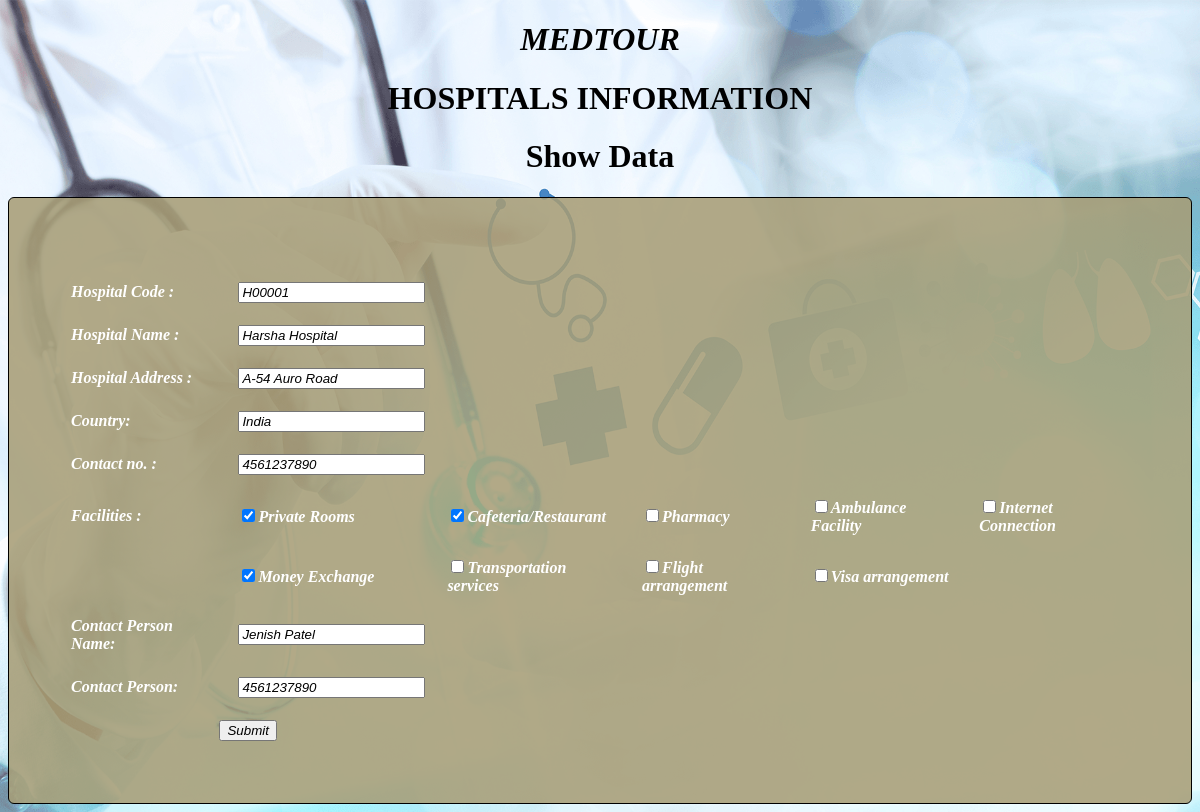
/Project/HospitalsEditDetails.php?HName=Harsha Hospital, run on the app's committed database.
### tables this page shows
CREATE TABLE IF NOT EXISTS `hospitals` (
  `HCode` varchar(6) NOT NULL,
  `HName` varchar(15) NOT NULL,
  `HAddr` varchar(50) NOT NULL,
  `HCountry` varchar(15) NOT NULL,
  `HCont` bigint(20) NOT NULL,
  `HFac` varchar(255) NOT NULL,
  `HContPName` varchar(15) NOT NULL,
  `HContPer` bigint(20) NOT NULL,
  PRIMARY KEY (`HCode`)
);

### Project/HospitalsEditDetails.php (the view, shortened to what this page needs)
<!DOCTYPE HTML>
<html>
<head>
     <link rel="stylesheet" type="text/css" href="css.css" />
</head>
<body>
    <body bgcolor="">
<center>
<marquee><h1 class="impact"style="color:black;"><b><i>MEDTOUR</i></b></h1></marquee>
<h1 class="impact" style="color:black;"><b>HOSPITALS INFORMATION</b></h1>
<h1 class="impact" style="color:black;"><b>Show Data</b></h1>
<table align="center" cellpadding="10" bgcolor="white" style="border:1px solid black" bordercolor="#D7DF01">
<tr>
<td><a href='index.html'></a></td>
</tr>
    <form method="Post" action="HospitalsUpdate.php">
            <?php
            $hname = $_REQUEST['HName'];
            $con = mysql_connect("localhost", "root", "");
            $sql = "select * from `hospitals` where HName='$hname'";
            $result = mysql_query($sql, $con);
            while ($row = mysql_fetch_array($result)) {
                $hcode = $row['HCode'];
                $hname = $row['HName'];
                $haddr = $row['HAddr'];
                $country = $row['HCountry'];
                $hcont = $row['HCont'];
                $fac = $row['HFac'];
                $hfacs = explode(", ", $fac);
                $hcontnm = $row['HContPName'];
            }
            ?>
            <tr>
                <td>Hospital Code :</td>
                <td><input type="text" name="hcode" value="<?php echo $hcode; ?>" /></td>
            </tr>
            <tr>
                <td>Hospital Name :</td>
                <td><input type="text" name="hname" value="<?php echo $hname; ?>" /></td>
            </tr>
            <tr>
                <td>Hospital Address :</td>
                <td><input type="type" name="haddr" value="<?php echo $haddr; ?>" /></td>
            </tr>
            <tr>
                <td>Country:</td>
                <td><input type="text" name="hcountry" value="<?php echo $country; ?>" /></td>
            </tr>
            <tr>
                <td>Contact no. :</td>
                <td><input type="number" name="hcont" value="<?php echo $hcont; ?>" /></td>
            </tr>
            <tr>
                <td>Facilities :</td>
                <td><input type="checkbox" name="fac[]" value="Private Rooms" <?php
                                                                                if (in_array("Private Rooms", $hfacs)) {
                                                                                    echo "checked";
                                                                                }
                                                                                ?>>Private Rooms</td>
                <td><input type="checkbox" name="fac[]" value="Cafeteria/Restaurant" <?php
                                                                                        if (in_array("Cafeteria/Restaurant", $hfacs)) {
                                                                                            echo "checked";
                                                                                        }
                                                                                        ?>>Cafeteria/Restaurant</td>
                <td><input type="checkbox" name="fac[]" value="Pharmacy" <?php
                                                                            if (in_array("Pharmacy", $hfacs)) {
                                                                                echo "checked";
                                                                            }
                                                                            ?>>Pharmacy</td>
                <td><input type="checkbox" name="fac[]" value="Ambulance Facility" <?php
                                                                                    if (in_array("Ambulance Facility", $hfacs)) {
                                                                                        echo "checked";
                                                                                    }
                                                                                    ?>>Ambulance Facility</td>
                <td><input type="checkbox" name="fac[]" value="Internet Connection" <?php
                                                                                    if (in_array("Internet Connection", $hfacs)) {
                                                                                        echo "checked";
                                                                                    }
                                                                                    ?>>Internet Connection</td>
            </tr>
            <tr>
                <td></td>
                <td><input type="checkbox" name="fac[]" value="Money Exchange" <?php
                                                                                if (in_array("Money Exchange", $hfacs)) {
                                                                                    echo "checked";
                                                                                }
                                                                                ?>>Money Exchange</td>
                <td><input type="checkbox" name="fac[]" value="Transportation service" <?php
                                                                                        if (in_array("Transportation service", $hfacs)) {
                                                                                            echo "checked";
                                                                                        };
                                                                                        ?> />Transportation services</td>
                <td><input type="checkbox" name="fac[]" value="Flight arrangement" <?php
                                                                                    if (in_array("Flight arrangement", $hfacs)) {
                                                                                        echo "checked";
                                                                                    };
                                                                                    ?>>Flight arrangement</td>
                <td><input type="checkbox" name="fac[]" value="Visa arrangement" <?php
                                                                                    if (in_array("Visa arrangement", $hfacs)) {
                                                                                        echo "checked";
                                                                                    };
                                                                                    ?> />Visa arrangement</td>
            </tr>
            <tr>
                <td>Contact Person Name:</td>
                <td><input type="text" name="hcontnm" value="<?php echo $hcontnm; ?>" /></td>
            </tr>
            <tr>
            <tr>
                <td>Contact Person:</td>
                <td><input type="number" name="hcontper" value="<?php echo $hcont; ?>" /></td>
            </tr>
            <tr>
                <td colspan="2" align="center">
                    <input type="submit" name="submit" value="Submit" />
                </td>
            </tr>
        </table>
</body>
</html>

### Project/css.css (style rules this page uses)
body { text-align: center; background-image: url('bg1.jpg'); background-repeat: no-repeat; background-attachment: fixed; background-size: 100% 100%; }
table { text-align:left; padding:50px; background: rgb(167 157 118 / 87%); border-radius: 6px; }
td { font-style: italic; color: white; font-weight: bold; }
input { font-style: italic; color: rgb(0, 0, 0); size: 30; }

### Project/HospitalsEditDetails.php (style rules this page uses)
body { background-image: url('bg1.jpg'); background-repeat: no-repeat; background-attachment: fixed; background-size: 100% 100%; }

### data on the page
hospitals: hcode "H00001", hname "Harsha Hospital", haddr "A-54 Auro Road", hcountry "India", hcont "4561237890", HFac "☑", hcontnm "Jenish Patel", hcontper "4561237890"
